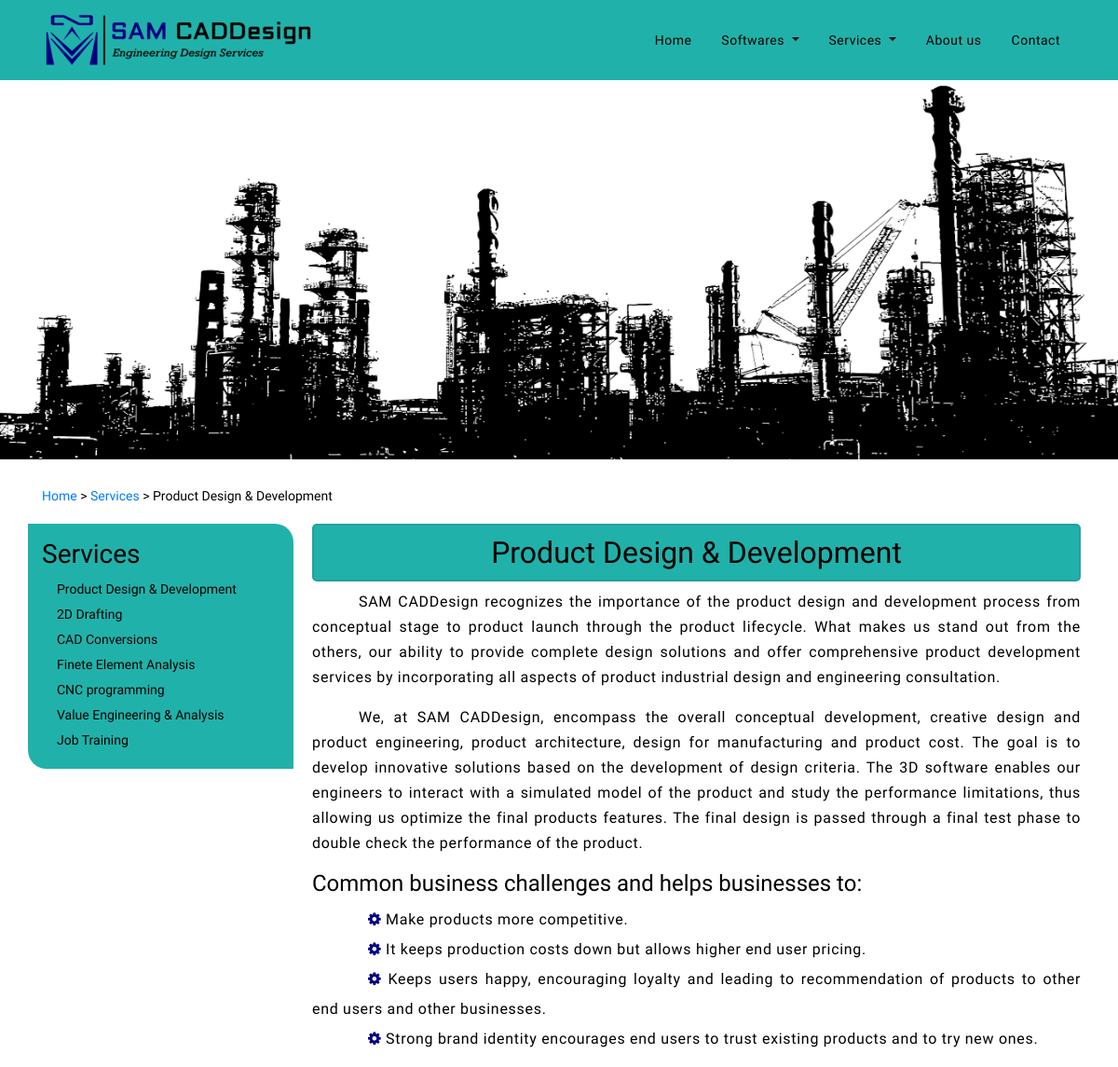
/services/1 (upper part), run on an earlier commit of the app's database.
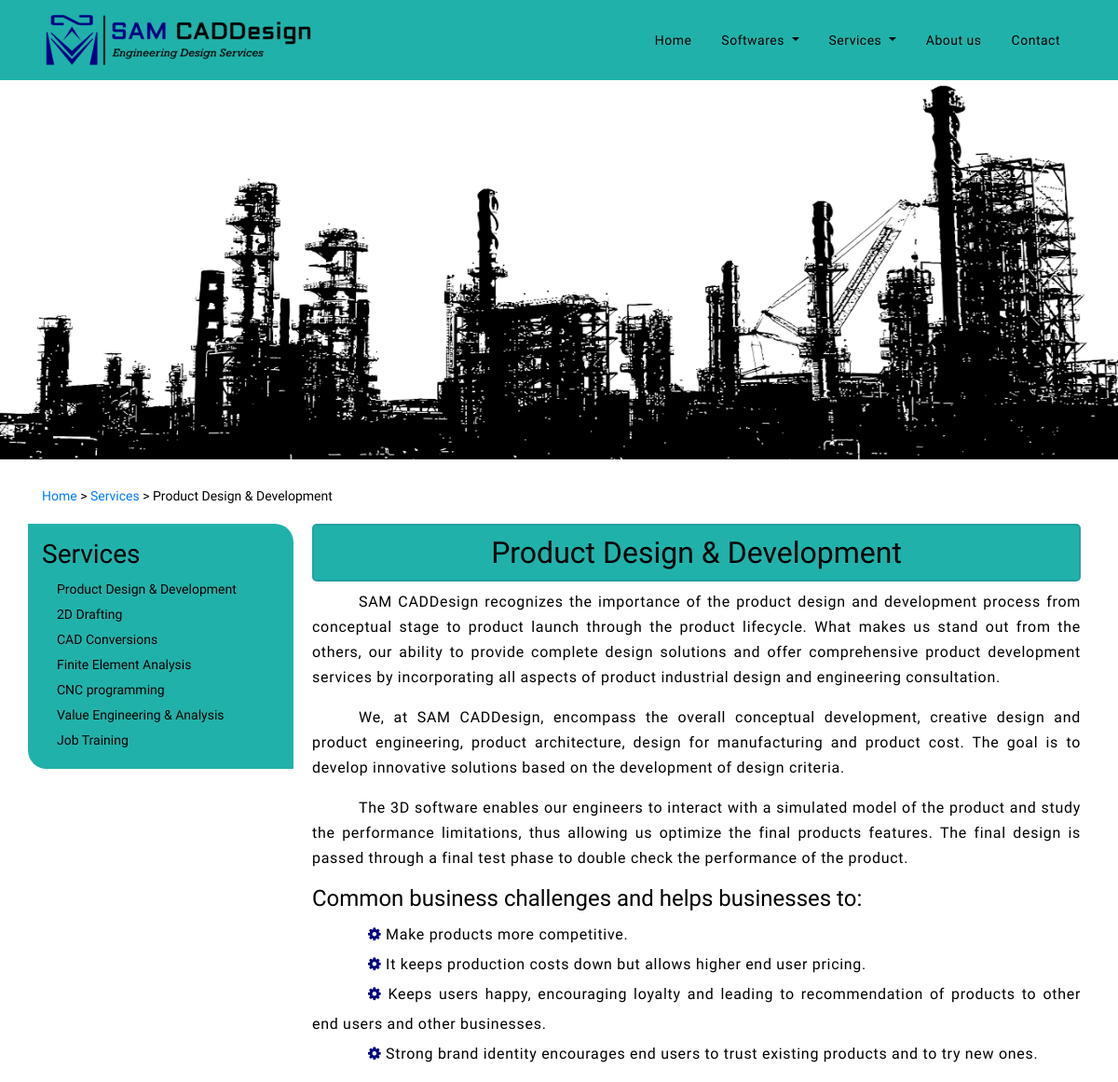
And on a later commit of the database.
### website/models.py (models this page shows, shortened)
class services (models.Model):
    services_active = models.BooleanField(default=True)
    name = models.CharField(max_length=50, null=True)
    thumb_image = models.ImageField()
    name_active = models.BooleanField(default=True)
    description_1 = models.TextField()
    description_2 = models.TextField(null=True, blank=True)
    description_3 = models.TextField(null=True, blank=True)
    head_1 = models.CharField(max_length=100, null=True)
    head_1_info = models.TextField(null=True)
    image_active = models.BooleanField(default=True)
    image_1 = models.ImageField()
    image_2 = models.ImageField()
    head_2 = models.CharField(max_length=100, null=True)
    head_2_info = models.TextField(null=True)

### website/views.py (the view)
# urls.py: path('services/<str:id>', serives_id, name="services_id"),
def serives_id(request, id):
    instance = services.objects.get(pk=id)
    instance_0 = services.objects.all()
    instance_1 = header.objects.all()
    instance_2 = softwares.objects.all()
    name = instance.name
    thumb_image = instance.thumb_image
    description_1 = instance.description_1
    description_2 = instance.description_2
    description_3 = instance.description_3
    head_1 = instance.head_1
    head_1_info = instance.head_1_info.split(";")
    head_2 = instance.head_2
    head_2_info = instance.head_2_info.split(";")
    image_1 = instance.image_1
    image_2 = instance.image_2
    image_active = instance.image_active
    context = {
        "name": name,
        "thumb_image": thumb_image,
        "description_1": description_1,
        "description_2": description_2,
        "description_3": description_3,
        "head_1": head_1,
        "head_1_info": head_1_info,
        "head_2": head_2,
        "head_2_info": head_2_info,
        "title": name,
        "image_1": image_1,
        "image_2": image_2,
        "image_active": image_active,
        'services': instance_0,
        'header': instance_1,
        'softwares_head': instance_2
    }
    return render(request, "services_id.html", context)

### templates/services_id.html (shortened to what this page needs)
{% extends 'base.html'%}
{% load static %}
{%block content%}
    <body>
        <main>
            <div id="slider">
                <div id="header-slider" class="carousel slide corousel-fade" data-ride="carousel">
                    <div id="carouselExampleSlidesOnly" class="carousel slide" data-ride="carousel">
                        <div class="carousel-inner">
                            <div class="carousel-item active" style="background-color: wheat;">
                                <img class="d-block w-100" src="../static/images/serivices/services-industrial-design-image.png" alt="services-industrial-design"></img>
                            </div>
                        </div>
                    </div>
                </div>
            </div>
        </main>
        <section id="services_id">
            <div class="container">
                <p><a href="{% url 'base' %}">Home</a> > <a href="{% url 'services' %}">Services</a> > {{name}}</p>
                <div class="row">
                    <div class="col-md-3 col-xs-12 pt-3 py-3 ag-box fadeInLeft">
                        <h3>Services</h3>
                        <div class="row p-0">
                            <div class="col-md-12">
                                {% for data in services %}
                                    {%if data.services_active %}
                                        <a class="show" href="{% url 'services_id' data.id %}">{{data.name}}</a><br>
                                    {%endif%}
                                {%endfor%}
                            </div>
                        </div>
                    </div>
                    <div class="col-md-9 col-xs-12 fadeInRight">
                        <h2>{{name}}</h2>
                        <p>{{description_1}}</p>
                        <p>{{description_2}}</p>
                        <p>{{description_3}}</p>
                        <h4>{{head_1}}</h4>
                        <ul>
                            {% for head_1_info in head_1_info %}
                                <li><i class="fa fa-gear" aria-hidden="true"></i> {{head_1_info}}</li>
                            {%endfor%}
                        </ul>
                        <br>
                    </div>
                </div>
            </div>
        </section>
    </body>
{%endblock content%}

What changed in the data, as far as the page shows it:
changed services "Product Design & Development": description_2 "…development of design criteria. The 3D software enables our engineers to interact with a simulated model of the product and study the performance limitations, thus allowing us optimize the final products features. The final design is passed through a final test phase to double check the performance of the product." → "…development of design criteria."; description_3 (not shown) → "The 3D software enables our engineers to interact with a simulated model of the product and study the performance limitations, thus allowing us optimize the final products features. The final design is passed through a final test phase to double check the performance of the product."
changed services: name "Finete Element Analysis" → "Finite Element Analysis"
